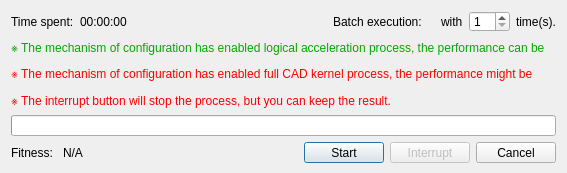
<?xml version="1.0" encoding="UTF-8"?>
<ui version="4.0">
 <class>Dialog</class>
 <widget class="QDialog" name="Dialog">
  <property name="geometry">
   <rect>
    <x>0</x>
    <y>0</y>
    <width>567</width>
    <height>163</height>
   </rect>
  </property>
  <property name="windowTitle">
   <string>Dimensional Synthesis</string>
  </property>
  <property name="windowIcon">
   <iconset resource="../../../../icons.qrc">
    <normaloff>:/icons/dimensional_synthesis.png</normaloff>:/icons/dimensional_synthesis.png</iconset>
  </property>
  <property name="modal">
   <bool>true</bool>
  </property>
  <layout class="QVBoxLayout" name="verticalLayout">
   <item>
    <layout class="QHBoxLayout" name="horizontalLayout_2">
     <item>
      <widget class="QLabel" name="label_6">
       <property name="text">
        <string>Time spent:</string>
       </property>
      </widget>
     </item>
     <item>
      <widget class="QLabel" name="time_label">
       <property name="text">
        <string>00:00:00</string>
       </property>
      </widget>
     </item>
     <item>
      <spacer name="horizontalSpacer_2">
       <property name="orientation">
        <enum>Qt::Horizontal</enum>
       </property>
       <property name="sizeHint" stdset="0">
        <size>
         <width>40</width>
         <height>20</height>
        </size>
       </property>
      </spacer>
     </item>
     <item>
      <widget class="QLabel" name="label_4">
       <property name="text">
        <string>Batch execution:</string>
       </property>
      </widget>
     </item>
     <item>
      <widget class="QLabel" name="batch_label"/>
     </item>
     <item>
      <widget class="QLabel" name="label_7">
       <property name="text">
        <string>with</string>
       </property>
      </widget>
     </item>
     <item>
      <widget class="QSpinBox" name="loopTime">
       <property name="minimum">
        <number>1</number>
       </property>
       <property name="maximum">
        <number>10</number>
       </property>
      </widget>
     </item>
     <item>
      <widget class="QLabel" name="label_5">
       <property name="text">
        <string>time(s).</string>
       </property>
      </widget>
     </item>
    </layout>
   </item>
   <item>
    <spacer name="verticalSpacer">
     <property name="orientation">
      <enum>Qt::Vertical</enum>
     </property>
     <property name="sizeHint" stdset="0">
      <size>
       <width>20</width>
       <height>40</height>
      </size>
     </property>
    </spacer>
   </item>
   <item>
    <widget class="QLabel" name="fast_kernel_label">
     <property name="text">
      <string>&lt;html&gt;&lt;head/&gt;&lt;body&gt;&lt;p&gt;&lt;span style=&quot; color:#00aa00;&quot;&gt;※ The mechanism of configuration has enabled logical acceleration process, the performance can be more faster.&lt;/span&gt;&lt;/p&gt;&lt;/body&gt;&lt;/html&gt;</string>
     </property>
     <property name="wordWrap">
      <bool>true</bool>
     </property>
    </widget>
   </item>
   <item>
    <widget class="QLabel" name="full_kernel_label">
     <property name="text">
      <string>&lt;html&gt;&lt;head/&gt;&lt;body&gt;&lt;p&gt;&lt;span style=&quot; color:#ff0000;&quot;&gt;※ The mechanism of configuration has enabled full CAD kernel process, the performance might be more slower.&lt;/span&gt;&lt;/p&gt;&lt;/body&gt;&lt;/html&gt;</string>
     </property>
     <property name="wordWrap">
      <bool>true</bool>
     </property>
    </widget>
   </item>
   <item>
    <widget class="QLabel" name="interrupt_label">
     <property name="text">
      <string>&lt;html&gt;&lt;head/&gt;&lt;body&gt;&lt;p&gt;&lt;span style=&quot; color:#ff0000;&quot;&gt;※ The interrupt button will stop the process, but you can keep the result.&lt;/span&gt;&lt;/p&gt;&lt;/body&gt;&lt;/html&gt;</string>
     </property>
     <property name="wordWrap">
      <bool>true</bool>
     </property>
    </widget>
   </item>
   <item>
    <widget class="QProgressBar" name="progress_bar"/>
   </item>
   <item>
    <layout class="QHBoxLayout" name="horizontalLayout">
     <property name="spacing">
      <number>6</number>
     </property>
     <item>
      <widget class="QLabel" name="label_3">
       <property name="text">
        <string>Fitness: </string>
       </property>
      </widget>
     </item>
     <item>
      <widget class="QLabel" name="fitness_label">
       <property name="text">
        <string>N/A</string>
       </property>
      </widget>
     </item>
     <item>
      <spacer name="horizontalSpacer">
       <property name="orientation">
        <enum>Qt::Horizontal</enum>
       </property>
       <property name="sizeHint" stdset="0">
        <size>
         <width>40</width>
         <height>20</height>
        </size>
       </property>
      </spacer>
     </item>
     <item>
      <widget class="QPushButton" name="start_button">
       <property name="text">
        <string>Start</string>
       </property>
      </widget>
     </item>
     <item>
      <widget class="QPushButton" name="interrupt_button">
       <property name="enabled">
        <bool>false</bool>
       </property>
       <property name="text">
        <string>Interrupt</string>
       </property>
      </widget>
     </item>
     <item>
      <widget class="QDialogButtonBox" name="button_box">
       <property name="sizePolicy">
        <sizepolicy hsizetype="Fixed" vsizetype="Fixed">
         <horstretch>0</horstretch>
         <verstretch>0</verstretch>
        </sizepolicy>
       </property>
       <property name="standardButtons">
        <set>QDialogButtonBox::Cancel</set>
       </property>
      </widget>
     </item>
    </layout>
   </item>
  </layout>
 </widget>
 <resources>
  <include location="../../../../icons.qrc"/>
 </resources>
 <connections>
  <connection>
   <sender>button_box</sender>
   <signal>rejected()</signal>
   <receiver>Dialog</receiver>
   <slot>reject()</slot>
   <hints>
    <hint type="sourcelabel">
     <x>266</x>
     <y>213</y>
    </hint>
    <hint type="destinationlabel">
     <x>199</x>
     <y>149</y>
    </hint>
   </hints>
  </connection>
 </connections>
</ui>
